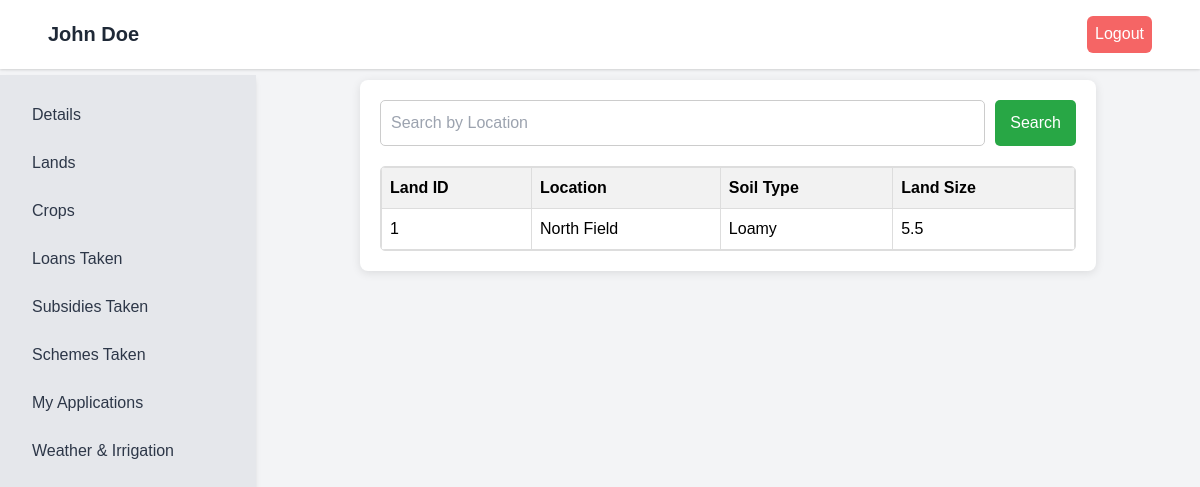
Before: /farmer_lands (signed in) with the older database file.
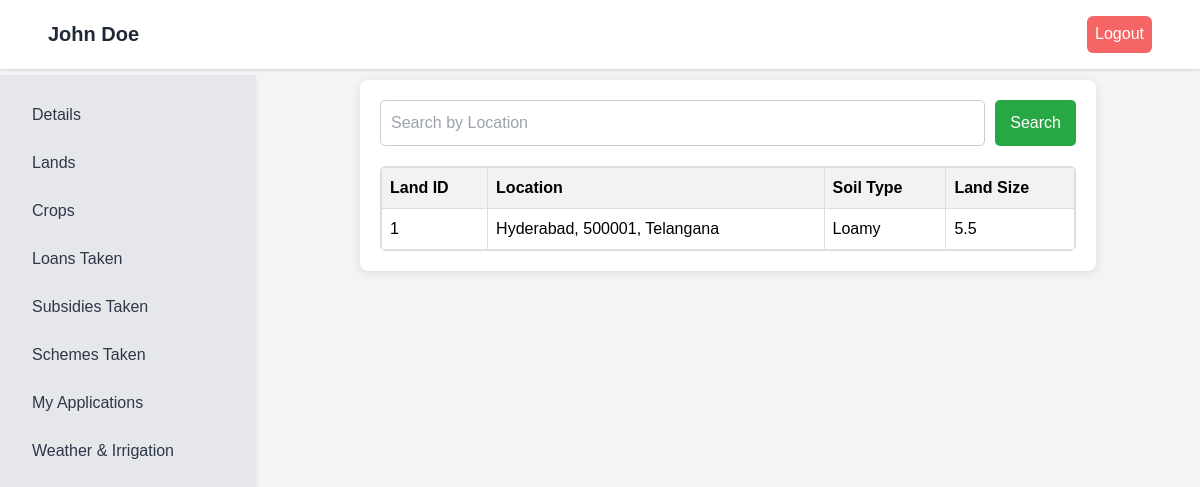
After: the same page with the newer database file.
### tables this page shows
CREATE TABLE lands(
    land_id INTEGER PRIMARY KEY AUTOINCREMENT,
    aadhar_id VARCHAR(12),
    location VARCHAR(50) NOT NULL,
    soil_type VARCHAR(50) NOT NULL,
    land_size DECIMAL(10,4) NOT NULL,
    deleted BOOLEAN DEFAULT FALSE,
    FOREIGN KEY (aadhar_id) REFERENCES farmers(aadhar_id) ON DELETE CASCADE ON UPDATE CASCADE
);

### app.py (the view)
@app.route('/farmer_lands')
def farmer_lands():
    aadhar_id = session.get('aadhar_id')  # Get AADHAR ID from session
    if not aadhar_id:
        flash("You need to log in first.", "error")
        return redirect(url_for('farmer_login'))
    search_avail_land = request.args.get('search_avail_land')
    cursor = mysql.connection.cursor(MySQLdb.cursors.DictCursor)
    if search_avail_land:  # If there's a search query
        cursor.execute("SELECT * FROM lands WHERE aadhar_id = %s AND location LIKE %s AND deleted = FALSE",
                       (aadhar_id, '%' + search_avail_land + '%'))
        lands = cursor.fetchall()
        if not lands:
            flash('No land found for this location.', 'error')
    else:
        cursor.execute("SELECT * FROM lands WHERE aadhar_id = %s AND deleted = FALSE", (aadhar_id,))  # Only present lands
        lands = cursor.fetchall()
    cursor.execute("SELECT * FROM farmers WHERE aadhar_id = %s", (aadhar_id,))
    farmer = cursor.fetchone()
    cursor.close()
    return render_template('farmer_lands.html', lands=lands, farmer=farmer)

### preview_frontend.py (called while the page is built)
    def execute(self, query, params=None):
        query = query.replace('%s', '?')
        query = query.replace('AUTO_INCREMENT', 'AUTOINCREMENT')
        if params is None:
            self.cursor.execute(query)
        else:
            if not isinstance(params, (tuple, list)):
                params = (params,)
            self.cursor.execute(query, params)
        return self

    def _process_row(self, row):
        if row is None:
            return None
        import datetime
        d = dict(row)
        for k, v in d.items():
            if isinstance(v, str):
                if re.match(r'^\d{4}-\d{2}-\d{2}$', v):
                    try:
                        d[k] = datetime.datetime.strptime(v, '%Y-%m-%d').date()
                    except:
                        pass
                elif re.match(r'^\d{4}-\d{2}-\d{2} \d{2}:\d{2}:\d{2}(\.\d+)?$', v):
                    try:
                        d[k] = datetime.datetime.strptime(v.split('.')[0], '%Y-%m-%d %H:%M:%S')
                    except:
                        pass
        return d if self.dict_mode else tuple(d.values())

    def close(self):
        self.cursor.close()

### templates/farmer_lands.html (shortened to what this page needs)
{% extends "base4.html" %}
{% block extra_css %}
    <link rel="stylesheet" href="{{ url_for('static', filename='css/styles1.css') }}">
{% endblock %}
{% block content %}
<div class="main-container">
    <form id="search-form" action="{{ url_for('farmer_lands', aadhar_id=farmer['aadhar_id']) }}" method="GET" class="search-form">
        <input type="text" name="search_avail_land" placeholder="Search by Location" required class="input-field">
        <button type="submit" class="search-button">Search</button>
    </form>
        <div class="table-container">
            <table id="lands-table">
                <thead>
                    <tr>
                        <th>Land ID</th>
                        <th>Location</th>
                        <th>Soil Type</th>
                        <th>Land Size</th>
                    </tr>
                </thead>
                <tbody>
                    {% for land in lands %}
                        <tr>
                            <td>{{ land['land_id'] }}</td>
                            <td>{{ land['location'] }}</td>
                            <td>{{ land['soil_type'] }}</td>
                            <td>{{ land['land_size'] }}</td>
                        </tr>
                    {% endfor %}
                </tbody>
            </table>
        </div>
</div>
{% endblock %}

Changed rows visible on the page:
changed lands "Loamy": location "North Field" → "Hyderabad, 500001, Telangana"
